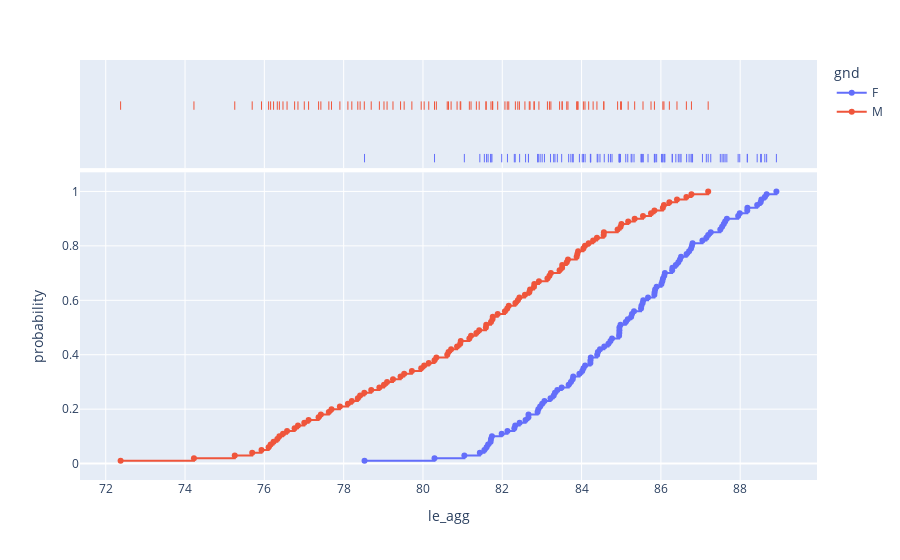

The notebook cell this image was saved under:
### Code cell
fig = px.ecdf(income_life_exp, x="le_agg", color="gnd", markers=True, marginal="rug")
fig.show()
